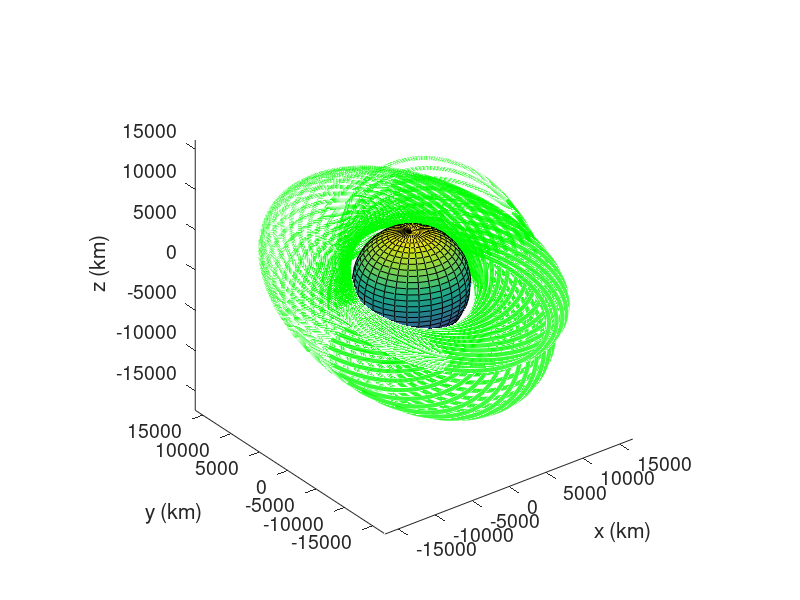
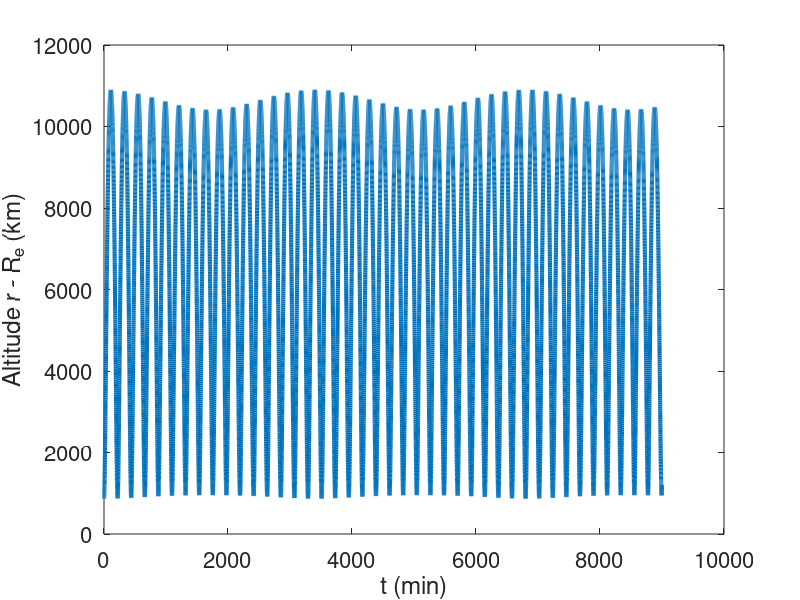
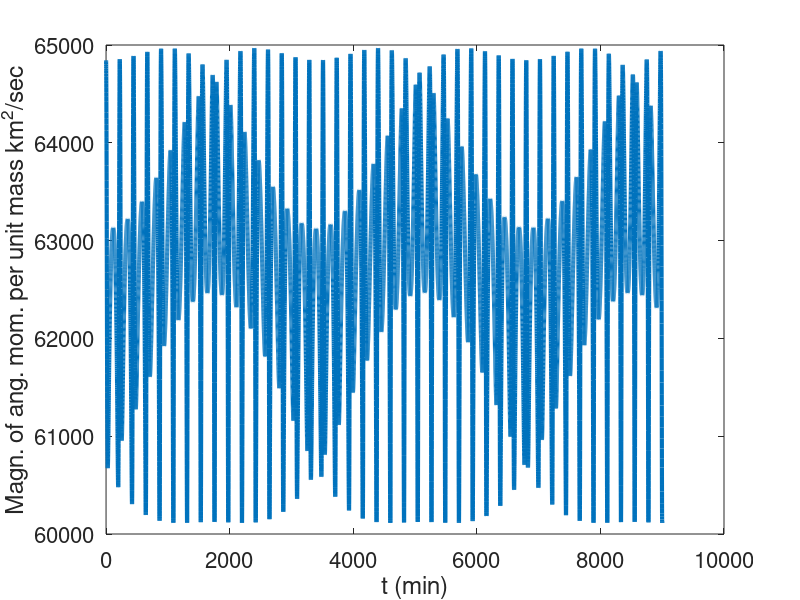
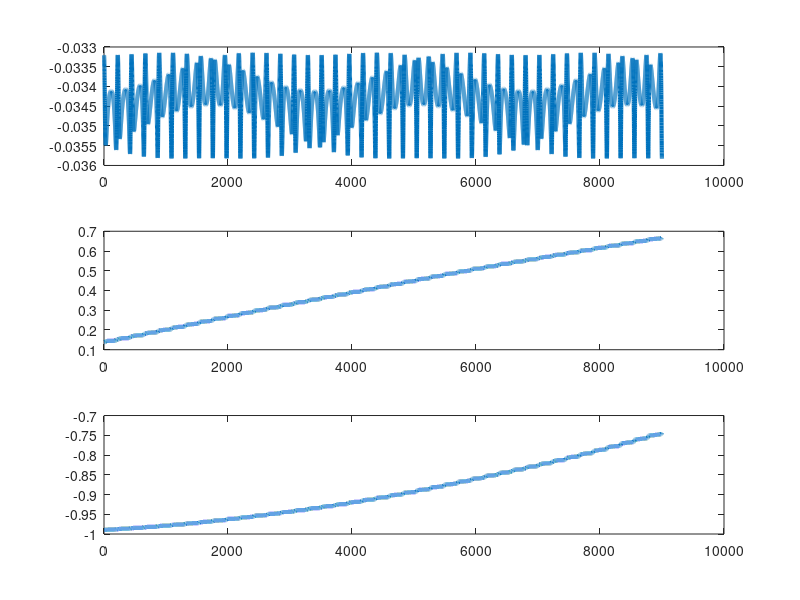

Write MATLAB code to recreate these figures, in order.
%% PROBLEM 3

function simsat
 
Re      = 6378;      % Earth Radius (km)
mu      = 398600.4405;  % Gravitational constant for Earth (km^3/s^2) 
 
% Initial position vector in ECI frame (units: km)
R0 = [0; Re+800; 1000]; % [-8.058685464116713e+002;-4.135050989428283e+003;5.071447347723579e+003];  
 
% Initial velocity vector in ECI frame (units: km/sec)
V0 = [8.9423; 0; -0.3]; % [6.04068079277917;3.52422658592595;3.83339310219652];     
 
% Initial state [position vector on top of velocity vector] 
X0 = [R0; V0]; 
 
t0     = 0;          % initial time, sec
tstep  = 20;         % time step to sample the output, sec
tfinal = 540000;%00 ; % 96.2*60*5;  % final time, sec, approximately 5 orbits
 
% Integrate ODEs using Runge-Kutta 45 method
tspan    = t0:tstep:tfinal;
options = odeset('AbsTol',1e-6,'RelTol',1e-8); 
[Tp, Xp] = ode45(@satdyn,tspan,X0,options);
timeVec = Tp;XTraj = Xp;

figure(1);
plot3(Xp(:,1), Xp(:,2), Xp(:,3),'g-','linewidth',3); 
xlabel('x (km)','fontsize',16);ylabel('y (km)','fontsize',16); 
zlabel('z (km)','fontsize',16); 
set(gca,'fontsize',14)
 
[XS, YS, ZS] = sphere(30); % plot the Earth using Matlab sphere command
hold on;
surf(XS*Re, YS*Re, ZS*Re);
% axis([-1e4, 1e4, -1e4, 1e4, -1e4, 1e4])
axis equal
hold off
 
% plot altitude above the Earth, km
figure(2);
plot(Tp/60, sqrt(Xp(:,1).^2 + Xp(:,2).^2 + Xp(:,3).^2) - Re, 'linewidth',3);
ylabel('Altitude r - R_e (km)','fontsize',16)
xlabel('t (min)','fontsize',16)
set(gca,'fontsize',16)

E = []; h=[]; e_h=[];
for k=1:1:length(timeVec)
    r = XTraj(k,1:3)';
    v = XTraj(k,4:6)';
    U = -(1/6)*39.86e04*( 8/(sqrt(r(1)^2+r(2)^2+r(3)^2)) - 1/(sqrt((r(1)+3189)^2+r(2)^2+r(3)^2)) - 1/(sqrt((r(1)-3189)^2+r(2)^2+r(3)^2)) );
    E(k) = 1/2*dot(v,v) +U; % Total energy (E=T+U) per unit mass
    hVec = (cross(r,v)); % Magn. of angular momentum vector per unit mass
    h(k) = norm(hVec); % Magn. of angular momentum vector per unit mass
    e_h(:,k)        = hVec/h(k);
end

figure(5);
plot(timeVec/60,E,'linewidth',3);
ylabel('Energy per unit mass km^2/sec^2','fontsize',16) 
xlabel('t (min)','fontsize',16)
set(gca,'fontsize',16)

figure(3);
plot(timeVec/60,h,'linewidth',3);
ylabel('Magn. of ang. mom. per unit mass km^2/sec','fontsize',14);
xlabel('t (min)','fontsize',16)
set(gca,'fontsize',16)

figure(4)
subplot(3,1,1)
plot(timeVec/60,e_h(1,:),'linewidth',3);

subplot(3,1,2)
plot(timeVec/60,e_h(2,:),'linewidth',3);

subplot(3,1,3)
plot(timeVec/60,e_h(3,:),'linewidth',3);

return

function Xdot = satdyn(t,X)
 
mu = 398600.4405;        % gravitational constant for Earth (km^3/s^2) 



r  = X(1:3);          % position vector (km)
v  = X(4:6);          % velocity vector (km/sec) 
h  = cross(r,v);

x = r(1);
y = r(2);
z = r(3);
% syms x y z
% U = (1/6)*39.86e04*( 8/(sqrt(x^2+y^2+z^2)) + 1/(sqrt((x+3189)^2+y^2+z^2)) + 1/(sqrt((x-3189)^2+y^2+z^2)) );
% 
% fx = simplify(diff(U,x));
% fy = simplify(diff(U,y));
% fz = simplify(diff(U,z));
% fx = (4565263904494933*(2*x - 6378))/(137438953472*((x - 3189)^2 + y^2 + z^2)^(3/2)) - (4565263904494933*x)/(8589934592*(x^2 + y^2 + z^2)^(3/2)) + (4565263904494933*(2*x + 6378))/(137438953472*((x + 3189)^2 + y^2 + z^2)^(3/2));
% fy = (4565263904494933*y)/(68719476736*((x - 3189)^2 + y^2 + z^2)^(3/2)) - (4565263904494933*y)/(8589934592*(x^2 + y^2 + z^2)^(3/2)) + (4565263904494933*y)/(68719476736*((x + 3189)^2 + y^2 + z^2)^(3/2));
% fz = (4565263904494933*z)/(68719476736*((x - 3189)^2 + y^2 + z^2)^(3/2)) - (4565263904494933*z)/(8589934592*(x^2 + y^2 + z^2)^(3/2)) + (4565263904494933*z)/(68719476736*((x + 3189)^2 + y^2 + z^2)^(3/2));

F_x = (4565263904494933*(2*x - 6378))/(137438953472*((x - 3189)^2 + y^2 + z^2)^(3/2)) - (4565263904494933*x)/(8589934592*(x^2 + y^2 + z^2)^(3/2)) + (4565263904494933*(2*x + 6378))/(137438953472*((x + 3189)^2 + y^2 + z^2)^(3/2));
F_y = (4565263904494933*y)/(68719476736*((x - 3189)^2 + y^2 + z^2)^(3/2)) - (4565263904494933*y)/(8589934592*(x^2 + y^2 + z^2)^(3/2)) + (4565263904494933*y)/(68719476736*((x + 3189)^2 + y^2 + z^2)^(3/2));
F_z = (4565263904494933*z)/(68719476736*((x - 3189)^2 + y^2 + z^2)^(3/2)) - (4565263904494933*z)/(8589934592*(x^2 + y^2 + z^2)^(3/2)) + (4565263904494933*z)/(68719476736*((x + 3189)^2 + y^2 + z^2)^(3/2));

% F_x = single(subs(fx));
% F_y = single(subs(fy));
% F_z = single(subs(fz));


Xdot(1:3)  = v;
Xdot(4:6)  = [F_x;F_y;F_z]; 


Xdot       = Xdot(:); % convert to vector column format
 
return;